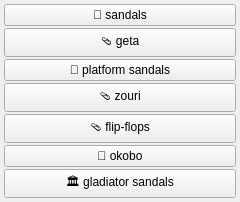
<?xml version="1.0" encoding="UTF-8"?>
<ui version="4.0">
 <class>clothes_sandals_menu</class>
 <widget class="QWidget" name="clothes_sandals_menu">
  <property name="geometry">
   <rect><x>0</x><y>0</y><width>240</width><height>60</height></rect>
  </property>
  <layout class="QGridLayout" name="grid">
   <property name="leftMargin"><number>4</number></property>
   <property name="topMargin"><number>4</number></property>
   <property name="rightMargin"><number>4</number></property>
   <property name="bottomMargin"><number>4</number></property>
   <property name="horizontalSpacing"><number>2</number></property>
   <property name="verticalSpacing"><number>2</number></property>
   <item row="0" column="0">
    <widget class="QPushButton" name="chk_sandals">
     <property name="checkable"><bool>true</bool></property>
     <property name="text"><string>👡 sandals</string></property>
     <property name="tags" stdset="0"><string>sandals</string></property>
     <property name="group" stdset="0"><string>sandals</string></property>
    </widget>
   </item>
   <item row="1" column="0">
    <widget class="QPushButton" name="chk_geta">
     <property name="checkable"><bool>true</bool></property>
     <property name="text"><string>🩴 geta</string></property>
     <property name="tags" stdset="0"><string>geta</string></property>
     <property name="group" stdset="0"><string>sandals</string></property>
    </widget>
   </item>
   <item row="2" column="0">
    <widget class="QPushButton" name="chk_platform_sandals">
     <property name="checkable"><bool>true</bool></property>
     <property name="text"><string>👡 platform sandals</string></property>
     <property name="tags" stdset="0"><string>platform sandals</string></property>
     <property name="group" stdset="0"><string>sandals</string></property>
    </widget>
   </item>
   <item row="3" column="0">
    <widget class="QPushButton" name="chk_zouri">
     <property name="checkable"><bool>true</bool></property>
     <property name="text"><string>🩴 zouri</string></property>
     <property name="tags" stdset="0"><string>zouri</string></property>
     <property name="group" stdset="0"><string>sandals</string></property>
    </widget>
   </item>
   <item row="4" column="0">
    <widget class="QPushButton" name="chk_flip_flops">
     <property name="checkable"><bool>true</bool></property>
     <property name="text"><string>🩴 flip-flops</string></property>
     <property name="tags" stdset="0"><string>flip-flops</string></property>
     <property name="group" stdset="0"><string>sandals</string></property>
    </widget>
   </item>
   <item row="5" column="0">
    <widget class="QPushButton" name="chk_okobo">
     <property name="checkable"><bool>true</bool></property>
     <property name="text"><string>👘 okobo</string></property>
     <property name="tags" stdset="0"><string>okobo</string></property>
     <property name="group" stdset="0"><string>sandals</string></property>
    </widget>
   </item>
   <item row="6" column="0">
    <widget class="QPushButton" name="chk_gladiator_sandals">
     <property name="checkable"><bool>true</bool></property>
     <property name="text"><string>🏛️ gladiator sandals</string></property>
     <property name="tags" stdset="0"><string>gladiator sandals</string></property>
     <property name="group" stdset="0"><string>sandals</string></property>
    </widget>
   </item>
  </layout>
 </widget>
 <resources/>
 <connections/>
</ui>
